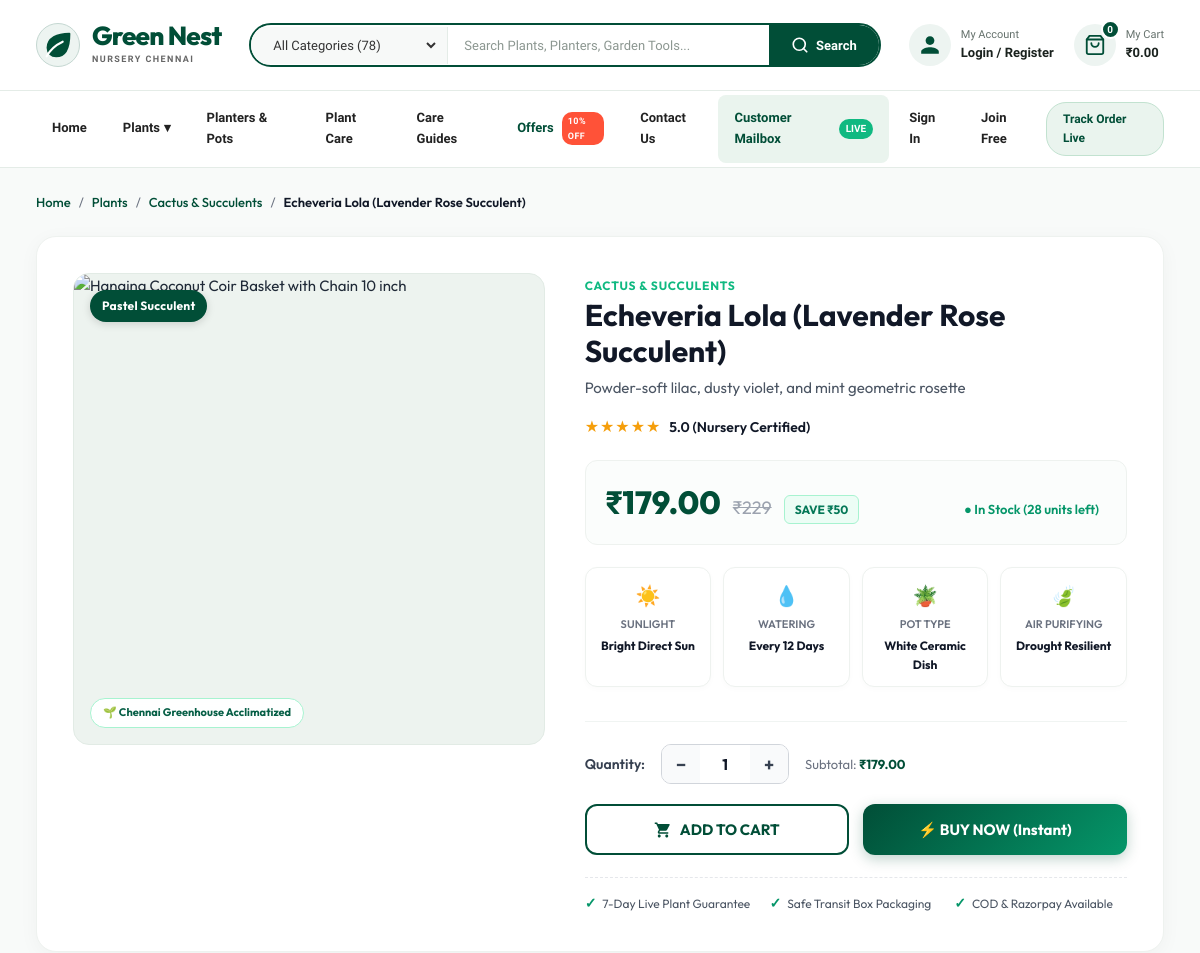
The page /products/45/ (upper part) on the database as committed earlier.
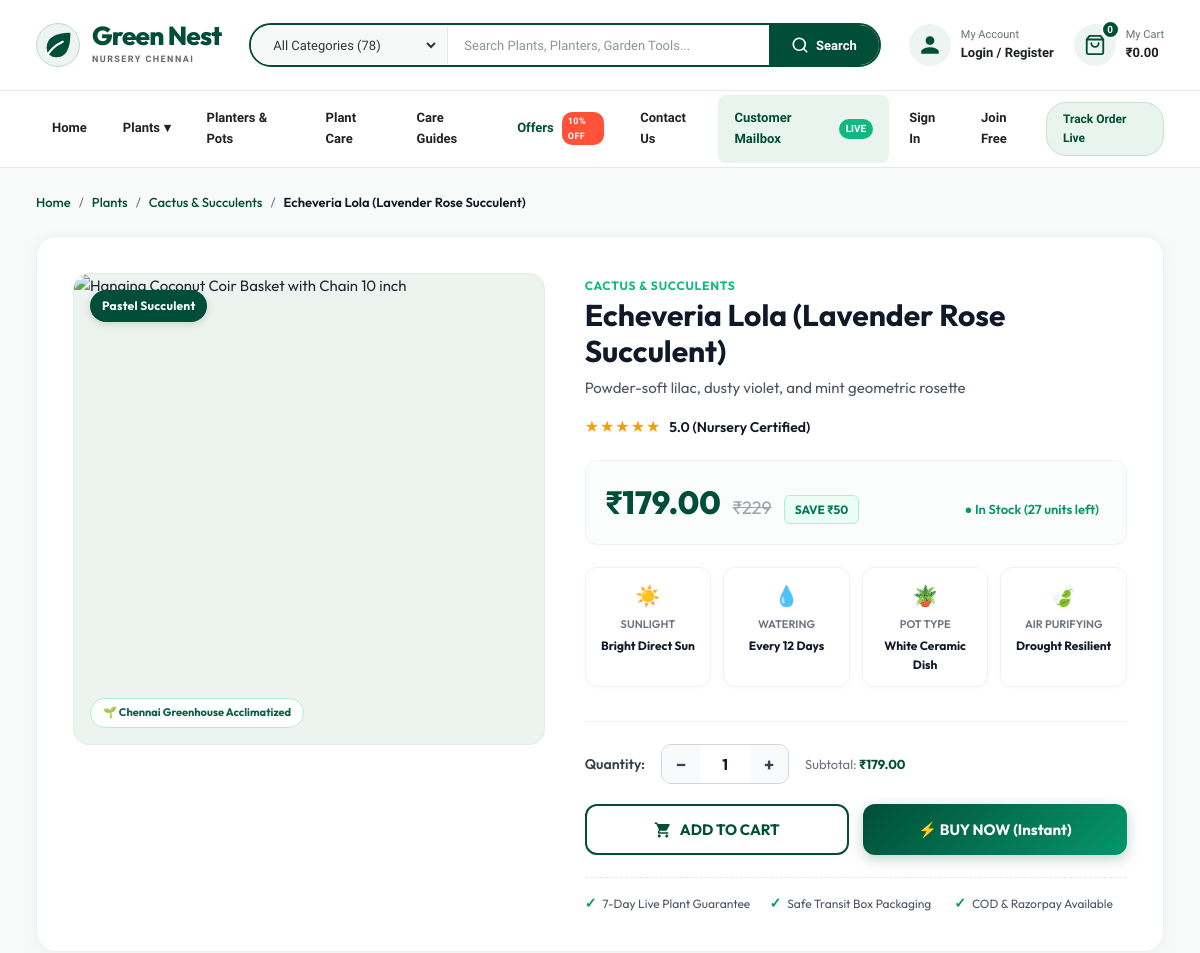
The same page on the database as committed later.
### store/models.py (models this page shows, shortened)
class Product(models.Model):
    name = models.CharField(max_length=140)
    subtitle = models.CharField(max_length=180, blank=True)
    description = models.TextField(blank=True)
    category = models.ForeignKey(Category, on_delete=models.PROTECT, related_name="products")
    price = models.DecimalField(max_digits=9, decimal_places=2)
    stock = models.PositiveIntegerField(default=0)
    image_url = models.URLField(max_length=500, blank=True)
    alt_text = models.CharField(max_length=200, blank=True)
    tag = models.CharField(max_length=40, blank=True)
    sunlight = models.CharField(max_length=80, blank=True, default="Bright Indirect", help_text="e.g. Full Sun, Bright Indirect, Low Light")
    water_days = models.PositiveSmallIntegerField(default=5, help_text="Watering frequency in days (e.g. 3, 7, 14)")
    pot_type = models.CharField(max_length=80, blank=True, default="Nursery Pot Inc.", help_text="e.g. Self-Watering Ceramic, Terracotta Clay, Nursery Pot Inc.")
    air_purifying = models.CharField(max_length=80, blank=True, default="High Oxygen", help_text="e.g. NASA Certified, High Oxygen, Toxin Filter")
    active = models.BooleanField(default=True)
    created_at = models.DateTimeField(auto_now_add=True)
    class Meta:
        ordering = ["name"]

class Category(models.Model):
    name = models.CharField(max_length=80, unique=True)
    slug = models.SlugField(max_length=90, unique=True, blank=True)
    description = models.CharField(max_length=240, blank=True)
    class Meta:
        ordering = ["name"]
        verbose_name_plural = "categories"

### store/views.py (the view)
# urls.py: path("products/<int:product_id>/", views.product_detail, name="product_detail"),
def product_detail(request, product_id):
    product = get_object_or_404(
        Product.objects.annotate(
            review_count=Count("reviews", filter=Q(reviews__approved=True)),
            average_rating=Avg("reviews__rating", filter=Q(reviews__approved=True)),
        ),
        pk=product_id,
        active=True,
    )
    related_products = Product.objects.filter(
        category=product.category, active=True
    ).exclude(pk=product.pk)[:4]
    if not related_products.exists():
        related_products = Product.objects.filter(active=True).exclude(pk=product.pk)[:4]
    return render(request, "store/product_detail.html", {
        "product": product,
        "related_products": related_products,
        "reviews": Review.objects.filter(product=product, approved=True).select_related("user"),
    })

### store/context_processors.py (called while the page is built)
def shopping_bag(request):
    cart = request.session.get("cart", {})
    count = sum(int(quantity) for quantity in cart.values())
    subtotal = Decimal("0.00")
    if cart:
        for product in Product.objects.filter(pk__in=cart.keys(), active=True):
            subtotal += product.price * int(cart.get(str(product.pk), 0))
    categories = Category.objects.annotate(
        product_count=Count("products", filter=Q(products__active=True, products__stock__gt=0))
    ).order_by("name")
    total_active_plants = Product.objects.filter(active=True, stock__gt=0).count()
    return {
        "cart_item_count": count,
        "cart_subtotal": subtotal,
        "nav_categories": categories,
        "total_active_plants": total_active_plants,
    }

### greennest/templates/store/product_detail.html (shortened to what the changed rows need)
{% extends "store/base.html" %}
{% load static %}
{% block content %}
<div class="product-page-wrapper">
  <div class="theme-container">
    <nav class="p-breadcrumb" aria-label="Breadcrumb">
      <a href="{% url 'store:home' %}">Home</a>
      <span>/</span>
      <a href="{% url 'store:home' %}#shop">Plants</a>
      <span>/</span>
      <a href="{% url 'store:home' %}?category={{ product.category.slug }}#shop">{{ product.category.name }}</a>
      <span>/</span>
      <span style="color:#111827; font-weight:600;">{{ product.name }}</span>
    </nav>
    <div class="product-main-card">
      <div class="product-gallery-col">
        <div class="product-hero-image-wrap">
          <img src="{{ product.image_url|default:'https://images.unsplash.com/photo-1485955900006-10f4d324d411?auto=format&fit=crop&w=800&q=85' }}"
               alt="{{ product.alt_text|default:product.name }}"
               onerror="this.onerror=null;this.src='https://images.unsplash.com/photo-1485955900006-10f4d324d411?auto=format&fit=crop&w=800&q=85';">
          <span class="plant-badge-overlay">
            {% if product.tag %}{{ product.tag }}{% else %}Fresh Nursery Batch{% endif %}
          </span>
          <span class="plant-badge-greenhouse">
            🌱 Chennai Greenhouse Acclimatized
          </span>
        </div>
      </div>
      <div class="product-info-col">
        <div>
          <span class="product-cat-kicker">{{ product.category.name }}</span>
          <h1 class="product-page-title">{{ product.name }}</h1>
          <p class="product-page-subtitle">{{ product.subtitle|default:"Lush, healthy greenhouse plant ready to brighten your living space." }}</p>
          <div class="product-rating-row">
            <span class="product-rating-stars">★★★★★</span>
            <span style="font-weight:600; color:#111827;">
            </span>
          </div>
          <div class="product-pricing-box">
            <span class="current-price-val">₹{{ product.price }}</span>
            <span class="mrp-crossed-val">₹{{ product.price|add:"50" }}</span>
            <span class="save-discount-badge">SAVE ₹50</span>
            <div class="stock-status-pill">
              {% if product.stock > 0 %}
                <span class="in-stock">● In Stock ({{ product.stock }} units left)</span>
              {% else %}
                <span class="out-stock">✕ Out of Stock</span>
              {% endif %}
            </div>
          </div>
          <div class="botanical-specs-grid">
            <div class="botanical-spec-item" title="Recommended sunlight exposure for this plant">
              <div class="spec-icon">☀️</div>
              <div class="spec-label">Sunlight</div>
              <div class="spec-val">{{ product.sunlight|default:"Bright Indirect" }}</div>
            </div>
            <div class="botanical-spec-item" title="Recommended watering frequency schedule">
              <div class="spec-icon">💧</div>
              <div class="spec-label">Watering</div>
              <div class="spec-val">Every {{ product.water_days|default:"5" }} Days</div>
            </div>
            <div class="botanical-spec-item" title="Included container and pot material">
              <div class="spec-icon">🪴</div>
              <div class="spec-label">Pot Type</div>
              <div class="spec-val">{{ product.pot_type|default:"Nursery Pot Inc." }}</div>
            </div>
            <div class="botanical-spec-item" title="Air purification capability">
              <div class="spec-icon">🍃</div>
              <div class="spec-label">Air Purifying</div>
              <div class="spec-val">{{ product.air_purifying|default:"High Oxygen" }}</div>
            </div>
          </div>
        </div>
        <div class="purchase-controls-box">
          <form method="post" action="{% url 'store:add_to_cart' product.id %}" id="purchasePlantForm">
            <div class="quantity-adjuster-row">
              <span style="font-size:13px; color:#6b7280;">Subtotal: <strong id="liveSubtotalText" style="color:#014e37;">₹{{ product.price }}</strong></span>
            </div>
          </form>
        </div>
      </div>
    </div>
  </div>
</div>
{% endblock %}

Rows that differ between the two databases and show on the page:
changed Product "Echeveria Lola (Lavender Rose Succulent)": stock "28" → "27"
